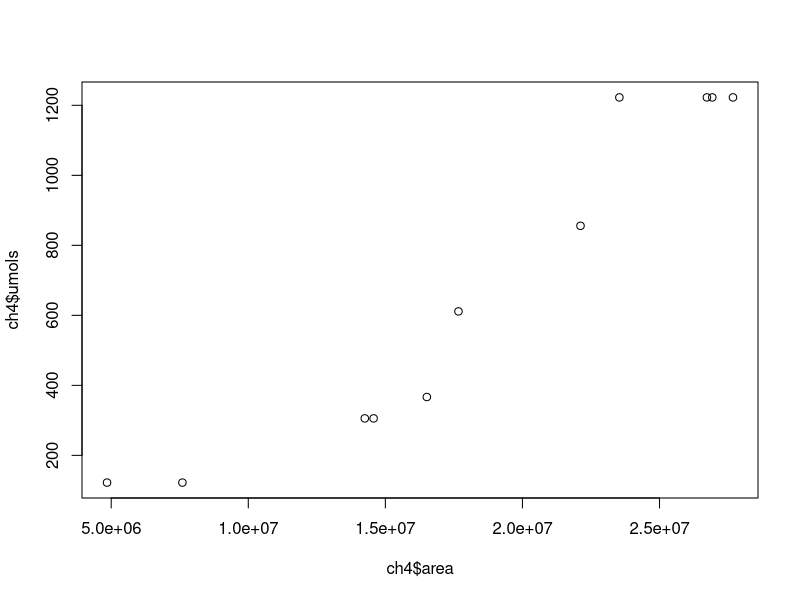
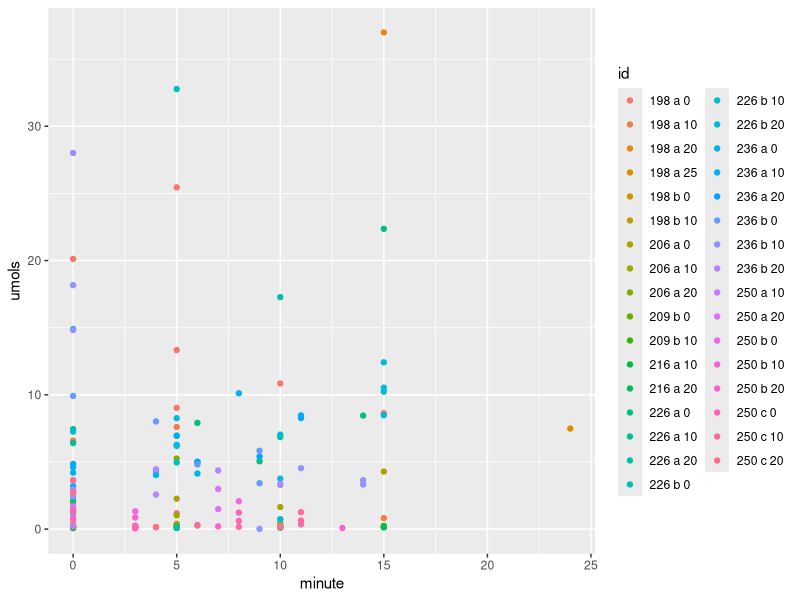

Reproduce these figures in R, in order. (Note: this script raises an error after producing the figures.)
#setwd("C:/Users/Jeff/Documents/R/DATA")
setwd("C:/Users/jeffatkins81/Google Drive/R/DATA")

#this loads the table header=true tells it that there is a header line that provides column names

methane <- read.csv("methane_raw_data.csv", header=TRUE, fill=TRUE)

#structuring data
methane$distance <- as.factor(methane$distance)
methane$date <- as.Date(methane$date, format = "%m/%d/%Y")

#Methane standard curve from GC
volume <- c(0.1, 0.1, 0.25, 0.25, 0.3, 0.5, 0.7,1, 1,1,1)
area <- c(4848052,7597310,14249390,14571654,16513161,17666470,22118032,23536344,26729032,26925110,27679382)

ch4 <- data.frame(volume, area)


#coef(ch4.lm)

#24451.219 = molar density of methane in micromoles per liter
#0.05 is the percent of the standard volume that was methane (5% standard)
ch4$umols <- ((24451.219) * ((ch4$volume)*0.05))

#Calculationg molar equation for chromatograph area
ch4.lm <- lm(data=ch4,umols ~ area + 0)
summary(ch4.lm)

XX <- coef(ch4.lm)

plot(ch4$area, ch4$umols)


########################

methane$umols <-methane$area * XX

methane_sort <- methane[order(methane$date, methane$transect, methane$distance, methane$sample),]

meth <- subset(methane_sort, select = -c(comment))
meth <- subset(methane_sort, select = -c(run))
#making a unique plot id based on converting date to julian day and using transect and distance
library(lubridate)
library(reshape)
meth$jd <- yday(meth$date)
meth$x <- substr(meth$transect,1,1)

meth$id <-paste(meth$jd,meth$x,as.character(meth$distance))
meth$id <- as.factor(meth$id)

lm(data=meth, umols ~ minute, subset=id)



by(meth, meth[,"id"],
   function(x) lm(umols ~ minute, data = x))

                # trying lmList
library(nlme)

meth.list <- lmList(umols ~ minute | id,data=meth)
df.meth.list1 <-coef(meth.list)     #converting this to list
meth.summary <- summary(meth.list)
#by(meth, meth[,"id"],
#   function(x) plot(meth, tmp$minute, tmp$umols))

## now suppose we want to extract the coefficients by group
tmp <- with(meth,
            by(meth,id,
               function(x) lm(umols ~ minute, data = x)))
         
lm.fit.meth <- lapply(tmp, coef)
lm.sum.meth <- lapply(tmp, summary)

#trying to unpack the list from lm.fit.meth into a dataframe
df.meth <- data.frame(matrix(unlist(lm.fit.meth), byrow=F))
do.call(rbind.data.frame, lm.fit.meth)



df.meth.lm <- data.frame(t(sapply(lm.fit.meth,c)))
df.meth.lm <- cbind(id = rownames(df.meth.lm), df.meth.lm)
df.meth.lm

df.meth.lm <-rename(df.meth.lm, c("minute" = "slope"))

df.meth.lm$ch4.flux <- (df.meth.lm$slope / 0.070544) * 16.66666667

df.meth.lm.sum <- data.frame(t(sapply(lm.sum.meth,c)))

write.csv(df.meth.lm, file="meth_lm_output.csv", row.names=TRUE)

#chamberarea <- 0.0705445 #meters squared this is the footprint of the chamber


library(ggplot2)
makeScatterplots <- function(dataframe,x.variable, y.variable, my.factor){
  print(ggplot(dataframe, aes_string(x=x.variable,y= y.variable, 
                                     group=my.factor, colour=my.factor)) + geom_point())  
}

makeScatterplots(meth, "minute","umols", "id")

makeScatterplots2 <- function(dataframe,x.variable, y.variable, my.factor){
  gg<-expand.grid(x.variable,y.variable,my.factor)
  gg<-data.frame(lapply(gg, as.character), stringsAsFactors=FALSE)
  apply(gg,1,function(x) ggplot(data,aes_string(x=x[1],y=x[2],color=x[3]))+geom_point())
}

makeScatterplots2(meth, "minute","umols", "id")


df1 <- subset(meth, meth$id=="198 a 0")
p.198.a.0<- ggplot(df1, aes(x=minute, y=umols))+
  geom_point()

p.198.a.0


df2 <- subset(meth, meth$id=="198 a 10")
p.198.a.10<- ggplot(df2, aes(x=minute, y=umols))+
  geom_point()

p.198.a.10


df3 <- subset(meth, meth$id=="198 a 20")
p.198.a.20<- ggplot(df3, aes(x=minute, y=umols))+
  geom_point()

p.198.a.20

df4 <- subset(meth, meth$id=="198 b 10")
p.198.b.10<- ggplot(df4, aes(x=minute, y=umols))+
  geom_point()

p.198.b.10

df5 <- subset(meth, meth$id=="206 a 0")
p.206.a.0<- ggplot(df5, aes(x=minute, y=umols))+
  geom_point()
p.206.a.0

df6 <- subset(meth, meth$id=="206 a 20")
p.206.a.20<- ggplot(df6, aes(x=minute, y=umols))+
  geom_point()
p.206.a.20


p.all<- ggplot(meth, aes(x=minute, y=umols))+
  geom_point()+
  geom_smooth(method=lm)+
  facet_grid(id~.)
